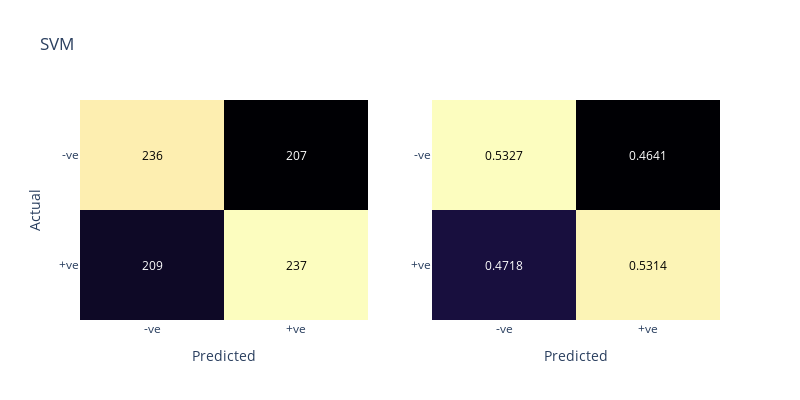

Notebook source saved alongside this figure:
### Code cell
fig = utils.plot_confusion_matrix(conf_mx=conf_mx_svm, title="SVM"); fig.show()

### Figure 1 — Plotly figure (JSON) as saved in the notebook; plotly's stock layout.template omitted (floating-point values rounded to 4 significant figures)
{"data": [{"colorscale": [[0, "#000004"], [0.1111, "#180f3d"], [0.2222, "#440f76"], [0.3333, "#721f81"], [0.4444, "#9e2f7f"], [0.5556, "#cd4071"], [0.6667, "#f1605d"], [0.7778, "#fd9668"], [0.8889, "#feca8d"], [1, "#fcfdbf"]], "reversescale": false, "showscale": false, "type": "heatmap", "x": ["-ve", "+ve"], "xaxis": "x", "y": ["+ve", "-ve"], "yaxis": "y", "z": [[209, 237], [236, 207]]}, {"colorscale": [[0, "#000004"], [0.1111, "#180f3d"], [0.2222, "#440f76"], [0.3333, "#721f81"], [0.4444, "#9e2f7f"], [0.5556, "#cd4071"], [0.6667, "#f1605d"], [0.7778, "#fd9668"], [0.8889, "#feca8d"], [1, "#fcfdbf"]], "reversescale": false, "showscale": false, "type": "heatmap", "x": ["-ve", "+ve"], "xaxis": "x2", "y": ["+ve", "-ve"], "yaxis": "y2", "z": [[0.4718, 0.5314], [0.5327, 0.4641]]}], "layout": {"annotations": [{"font": {"color": "#FFFFFF"}, "showarrow": false, "text": "209", "x": "-ve", "xref": "x", "y": "+ve", "yref": "y"}, {"font": {"color": "#000000"}, "showarrow": false, "text": "237", "x": "+ve", "xref": "x", "y": "+ve", "yref": "y"}, {"font": {"color": "#000000"}, "showarrow": false, "text": "236", "x": "-ve", "xref": "x", "y": "-ve", "yref": "y"}, {"font": {"color": "#FFFFFF"}, "showarrow": false, "text": "207", "x": "+ve", "xref": "x", "y": "-ve", "yref": "y"}, {"font": {"color": "#FFFFFF"}, "showarrow": false, "text": "0.4718", "x": "-ve", "xref": "x2", "y": "+ve", "yref": "y2"}, {"font": {"color": "#000000"}, "showarrow": false, "text": "0.5314", "x": "+ve", "xref": "x2", "y": "+ve", "yref": "y2"}, {"font": {"color": "#000000"}, "showarrow": false, "text": "0.5327", "x": "-ve", "xref": "x2", "y": "-ve", "yref": "y2"}, {"font": {"color": "#FFFFFF"}, "showarrow": false, "text": "0.4641", "x": "+ve", "xref": "x2", "y": "-ve", "yref": "y2"}], "height": 400, "title": {"text": "SVM"}, "width": 800, "xaxis": {"anchor": "y", "autorange": true, "domain": [0, 0.45], "range": [-0.5, 1.5], "title": {"text": "Predicted"}, "type": "category"}, "xaxis2": {"anchor": "y2", "autorange": true, "domain": [0.55, 1], "range": [-0.5, 1.5], "title": {"text": "Predicted"}, "type": "category"}, "yaxis": {"anchor": "x", "autorange": true, "domain": [0, 1], "range": [-0.5, 1.5], "title": {"text": "Actual"}, "type": "category"}, "yaxis2": {"anchor": "x2", "autorange": true, "domain": [0, 1], "range": [-0.5, 1.5], "type": "category"}}}
